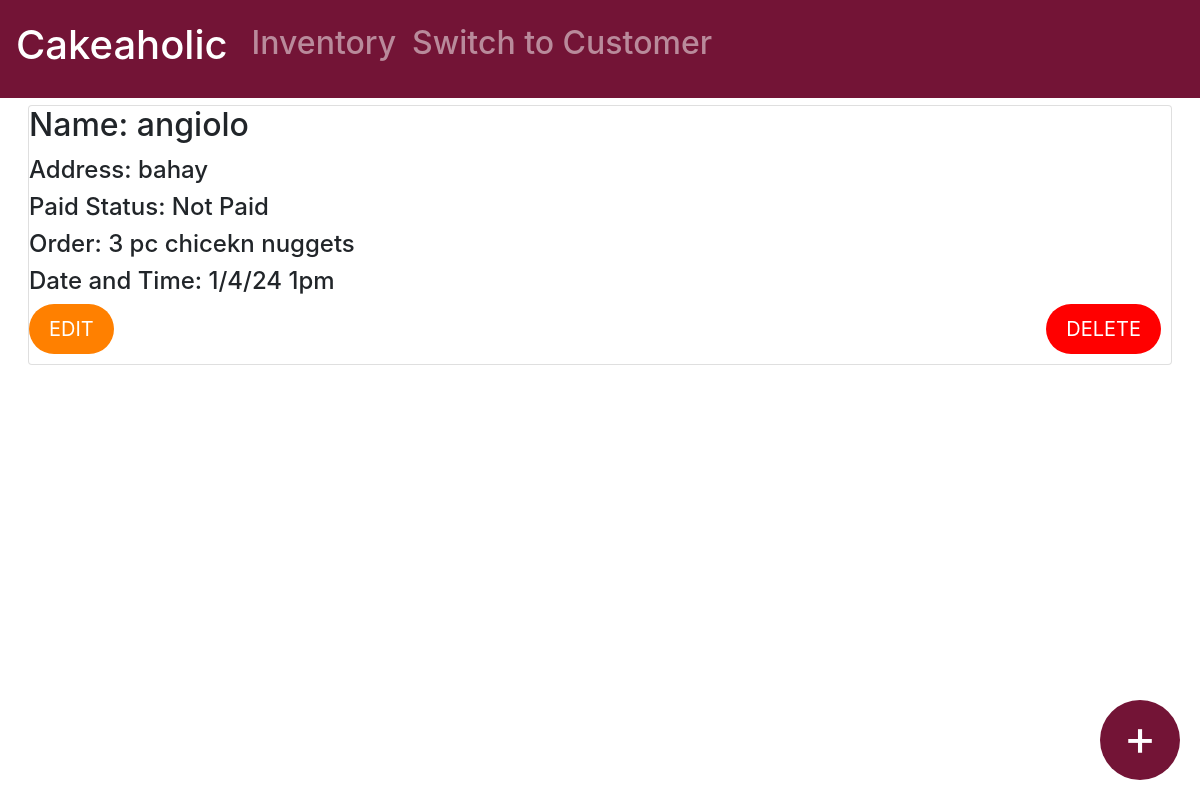
/inventory/delivery/, run on the app's committed database.
### inventory/models.py (models this page shows, shortened)
class inventoryOrder(models.Model):
	PAID = "Paid"
	NOT_PAID = "Not Paid"
	PAYMENT_STATUS_CHOICES = [
		(PAID, 'Paid'), (NOT_PAID, 'Not Paid')
	]
	name = models.CharField(max_length = 100, null=True)
	address = models.CharField(max_length = 200, null=True)
	paid_Status = models.CharField(
		max_length=8,
        choices=PAYMENT_STATUS_CHOICES,
        default=NOT_PAID,
		)
	order = models.CharField(max_length = 60, null=True)
	date_time = models.CharField(max_length = 60, null=True)

### inventory/views.py (the view)
# urls.py: path('delivery/', views.delivery, name="delivery"),
def delivery(request):
	order = inventoryOrder.objects.all()
	return render(request, 'inventory/delivery.html', {'order': order})

### inventory/templates/inventory/delivery.html (shortened to what this page needs)
{% extends 'inventory/main.html' %}
{% load static %}
{% block content %}
<body>
	<a href="{% url 'inventory:create_order'%}" class="btn-add">+</a>
	<div class="container-fluid">
		<div class="row">
			<div class="col-sm-12">
				{% for i in order%}
				<div class="btn col-12">
					<div class="card inventory-card-delivery">
						<div class="card-block">
							<h2 id="name_header" class="card-title", style="text-align: left;">
								Name: {{i.name}}
							</h2>
							<h4 style="text-align: left;">
								Address: {{i.address}}
							</h4>
							<h4 style="text-align: left;">
								Paid Status: {{i.paid_Status}}
							</h4>
							<h4 style="text-align: left;">
								Order: {{i.order}}
							</h4>
							<h4 style="text-align: left;">
								Date and Time: {{i.date_time}}
							</h4>
						</div>
						<div class="btn-container">
							<a class="edit-btn" href="{%url 'inventory:update_order' i.id%}" style="text-align: right;">EDIT</a>
							<a class="delete-btn" href="{%url 'inventory:deleteDelivOrder' i.id%}" style="text-align: right;">DELETE</a>
						</div>
					</div>
				</div>
				{% endfor %}
			</div>
		</div>
	</div>
</body>
{% endblock content %}

### inventory/templates/inventory/main.html (style rules this page uses)
body { background-color: #F2F2F0; }

### inventory/templates/inventory/delivery.html (style rules this page uses)
.btn-add { width: 80px; height: 80px; border-radius: 25px; background: #731436; font-size: 50px; text-align: center; border: none; position: fixed; border-radius: 50%; color: white; right: 20px; bottom: 20px; }
a.delete-btn { border-radius: 28px; color: #ffffff; font-size: 20px; background: #ff0000; padding: 10px 20px; text-decoration: none; position: absolute; bottom: 10px; right: 10px; z-index: 1; }
a.edit-btn { border-radius: 28px; color: #621436; font-size: 20px; background: #ff8000; color: #fff; padding: 10px 20px; text-decoration: none; right: 100px; margin-bottom: 10px; display: block; float: left; }
.btn-container { text-align: right; position: relative; }

### data on the page
inventoryOrder: name "angiolo", address "bahay", paid_Status "Not Paid", order "3 pc chicekn nuggets", date_time "1/4/24 1pm"
